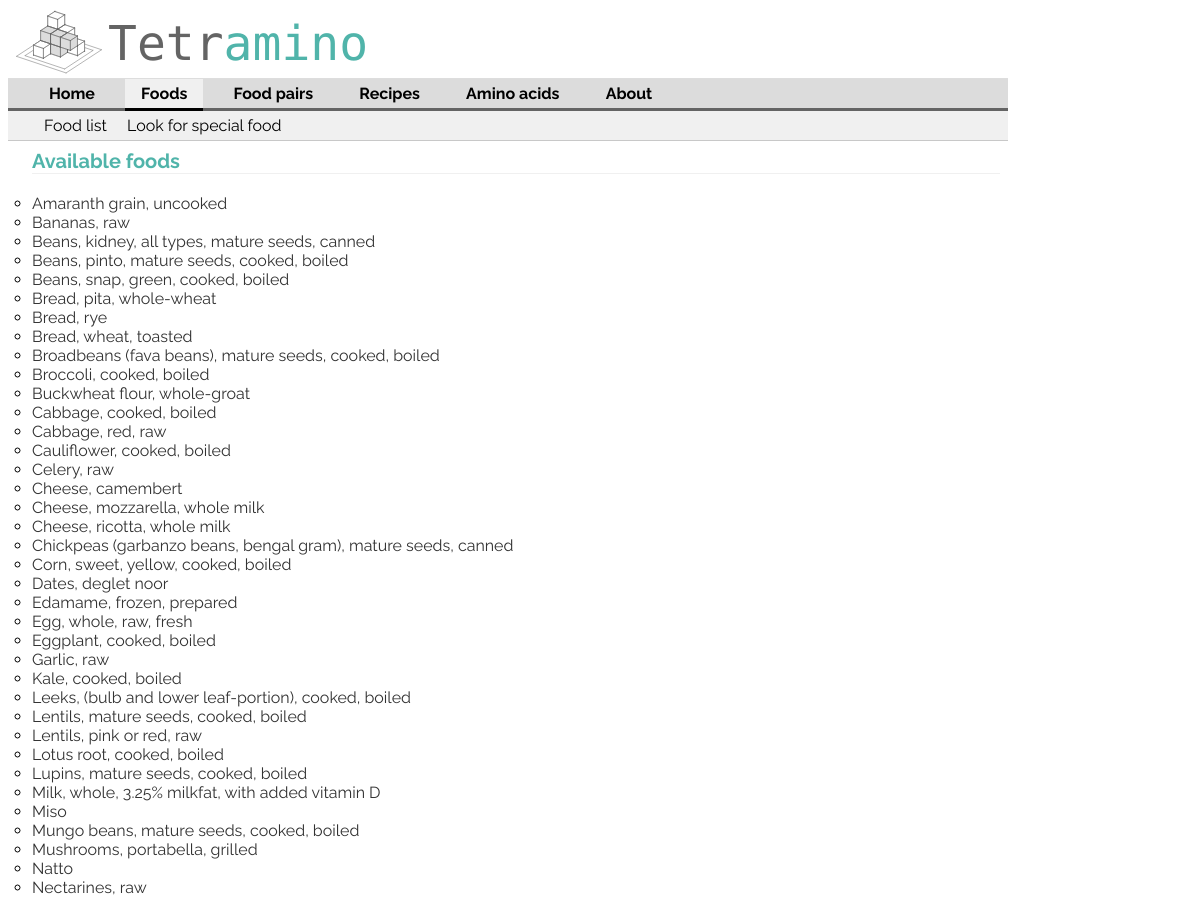
The page /listFoods/ (upper part) on the database as committed earlier.
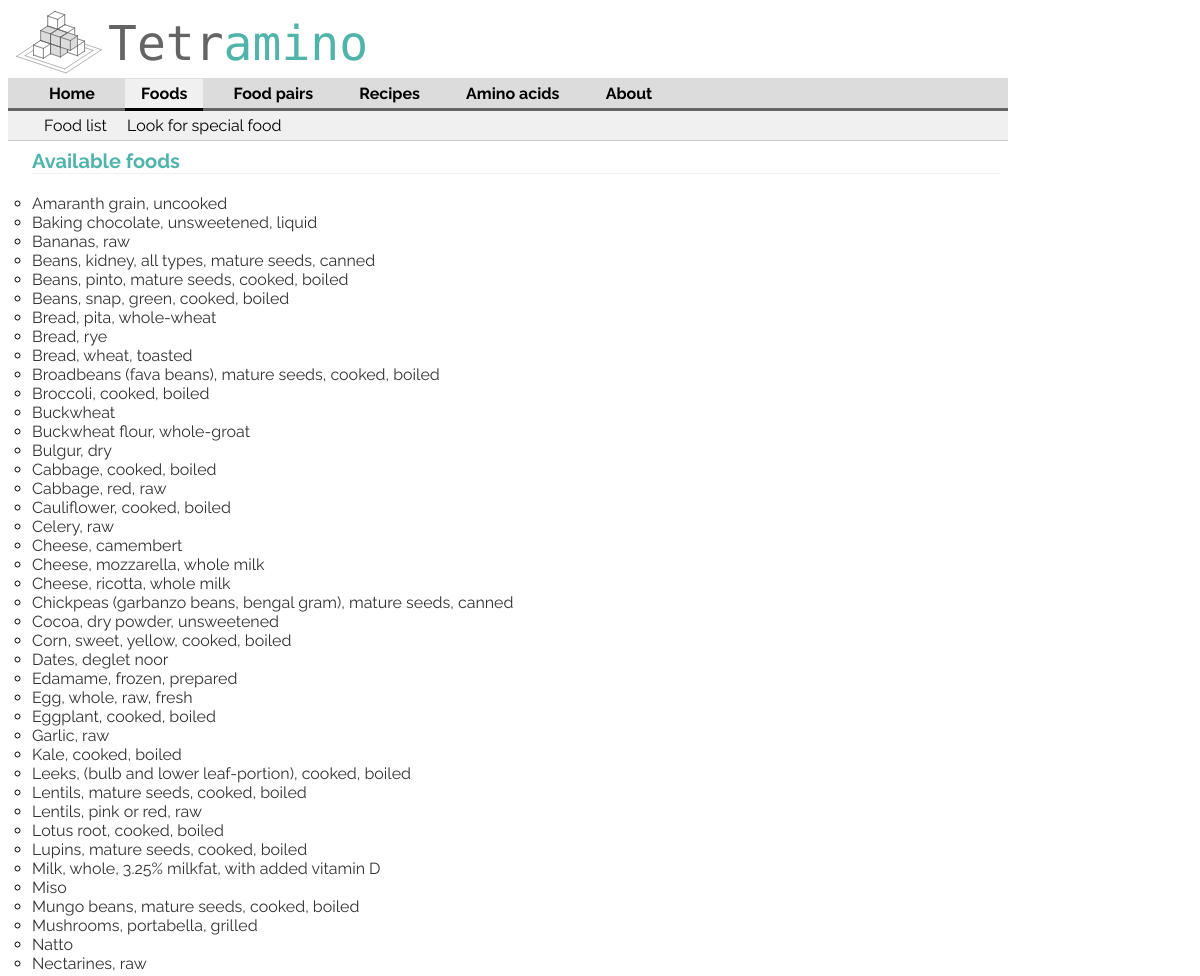
The same page on the database as committed later.
### aminoApp/models.py (models this page shows, shortened)
class Food(models.Model):
    food_name = models.CharField(max_length=200)
    pub_date = models.DateTimeField('date added', null=True, blank=True,auto_now_add=True) #models.DateTimeField('date published',null=timezone.now())
    food_category = models.IntegerField(null=True)
    food_dbid = models.IntegerField(default=0)
    nutritional_value = models.ForeignKey('NutritionalValue', on_delete=models.CASCADE,null=True)
    efficiency = models.FloatField(null=True)
    def getNameWithoutSaltInfo(self):
        unneededInfo = [', without salt',', solids and liquids',', drained']
        foodName = self.food_name
        for unneededStr in unneededInfo:
            foodName = foodName.replace(unneededStr,'')
        return foodName
    class Meta:
        ordering = ['food_name']

### aminoApp/views.py (the view)
# urls.py: url(r'^listFoods/', views.showFoodList, name='foodList'),
def showFoodList(request):
    foodList= Food.objects.order_by('food_name') #('-pub_date')[:25]
    context = {'foodList': foodList}
    return render(request, 'aminoApp/foodList.html', context)

### aminoApp/templates/aminoApp/foodList.html (shortened to what this page needs)
{% extends "aminoApp/baseFoods.html" %}
{% block content %}
<h1>Available foods</h1>
    {% if foodList %}
        <ul>
        {% for food in foodList %}
            <li><a href="/showFood/{{food.food_dbid}}/">{{ food.getNameWithoutSaltInfo }}</a></li>
        {% endfor %}
        </ul>
    {% else %}
        <p>No foods are available.</p>
    {% endif %}
{% endblock %}

Rows that differ between the two databases and show on the page:
added Food: getNameWithoutSaltInfo "Baking chocolate, unsweetened, liquid"
added Food: getNameWithoutSaltInfo "Buckwheat"
added Food: getNameWithoutSaltInfo "Bulgur, dry"
added Food: getNameWithoutSaltInfo "Cocoa, dry powder, unsweetened"
